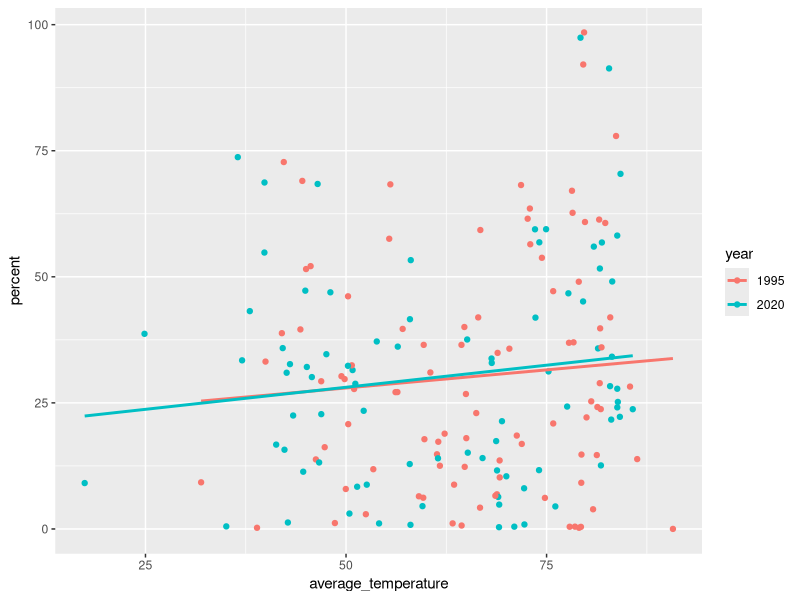
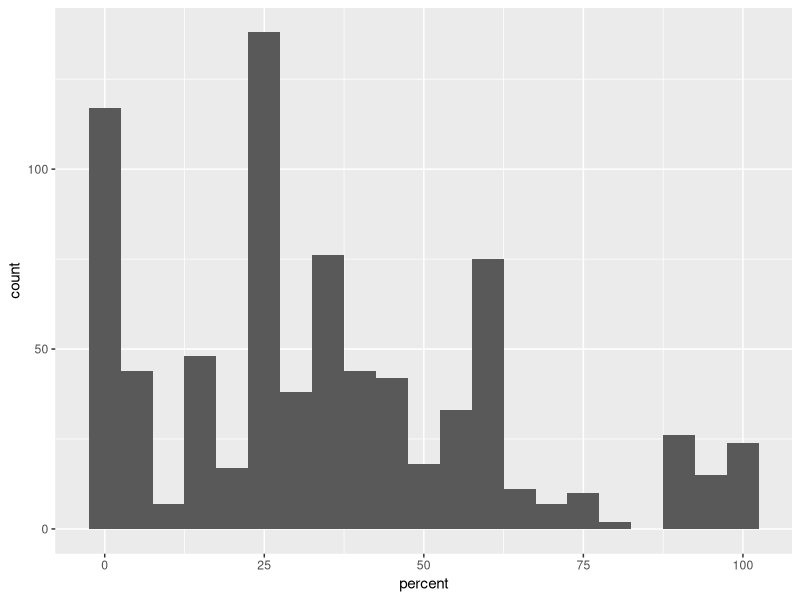
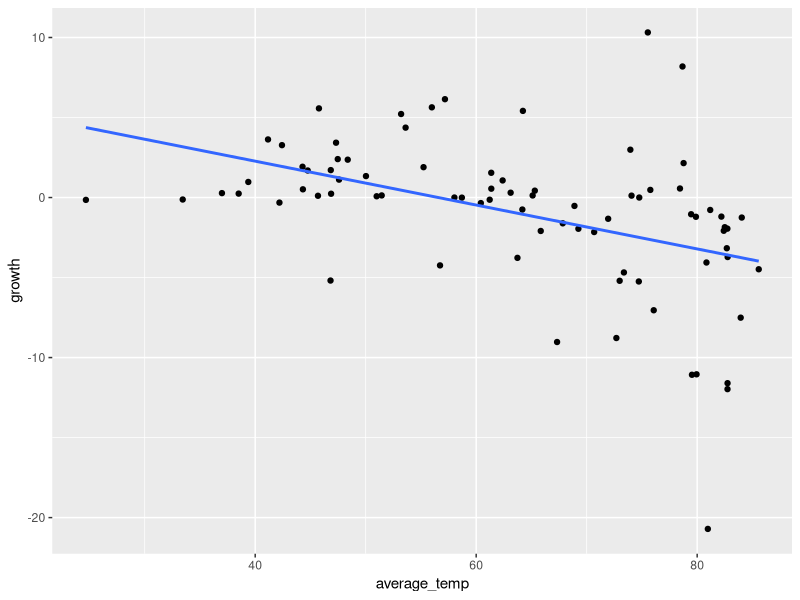

R code for these plots, in order:
## ---- chunk 1
library(readr)
library(dplyr)
library(tidyverse)
library(stringr)
library(ggplot2)
## ---- chunk 2
forest_km <- read_delim("forest_area_km.csv")
forest_percent <- read_delim("forest_area_percent.csv")
global_temp <- read_delim("Global_Temperatures.csv")
## ---- chunk 3
head(forest_km,5) 
head(forest_percent,5) 
head(global_temp,5)
## ---- chunk 4
forest_km <- forest_km %>%
  rename(country = `Country Name`)
  head(forest_km, 5)
## ---- chunk 5
forest_percent <- forest_percent %>%
  rename(country = `Country Name`)
  head(forest_km, 5)
## ---- chunk 6
global_temp <- global_temp %>%
  mutate(year = as.character(year))
## ---- chunk 7
countryList <- c('country', 'Country Code')

longForestKM <- forest_km %>%
   pivot_longer(!countryList, names_to = "year", values_to = "km")
longForestKM

## ---- chunk 8

longForestPercent <- forest_percent %>%
   pivot_longer(!countryList, names_to = "year", values_to = "percent")
longForestPercent
## ---- chunk 9
forest_km_percent <- left_join(longForestKM, longForestPercent)
forest_km_percent
## ---- chunk 10
final_set2 <- inner_join(global_temp, forest_km_percent)
final_set2
## ---- chunk 11
final_set2 %>% filter(year==2020 | year==1995) %>% group_by(year) %>% 
  ggplot(aes(x=average_temperature, y=percent, col=year)) + geom_point() + 
  geom_smooth(method=lm, se=FALSE)
## ---- chunk 12
final_set2 %>% filter(year==2020 | year==1995) %>% group_by(year) %>% 
  filter(rank(-percent)==1) %>% summarize(country, average_temperature, percent)
## ---- chunk 13
final_set2 %>% filter(round(average_temperature/10)*10==80) %>% 
  ggplot(aes(x=percent)) + geom_histogram(binwidth=5)
## ---- chunk 14
final_set2 %>% 
  group_by(temperature_range = factor(round(average_temperature/10)*10)) %>% 
  reframe(average_percent=mean(percent, na.rm=TRUE)) %>% 
  arrange(rank(-average_percent))
## ---- chunk 15
final_set2 %>% filter(year==1995 | year==2020) %>% group_by(country) %>% 
  reframe(average_temp=mean(average_temperature), growth=diff(percent)) %>% 
  ggplot(aes(x=average_temp, y=growth)) + geom_point() + 
  geom_smooth(method=lm, se=FALSE)
## ---- chunk 16
final_set2 %>% filter(year==1995 | year==2020) %>% group_by(country) %>% 
  reframe(average_temp=mean(average_temperature), growth=diff(percent)) %>% 
  filter(rank(-growth)==1) %>% summarize(country, average_temp, growth)
## ---- chunk 17
final_set2 %>% filter(year==1995 | year==2020) %>% group_by(country) %>% 
  reframe(average_temp=mean(average_temperature), growth=diff(percent)) %>% 
  ungroup() %>% 
  group_by(temperature_range=factor(round(average_temp/10)*10)) %>% 
  reframe(average_growth = mean(growth, na.rm=TRUE)) %>% 
  arrange(rank(-average_growth))
